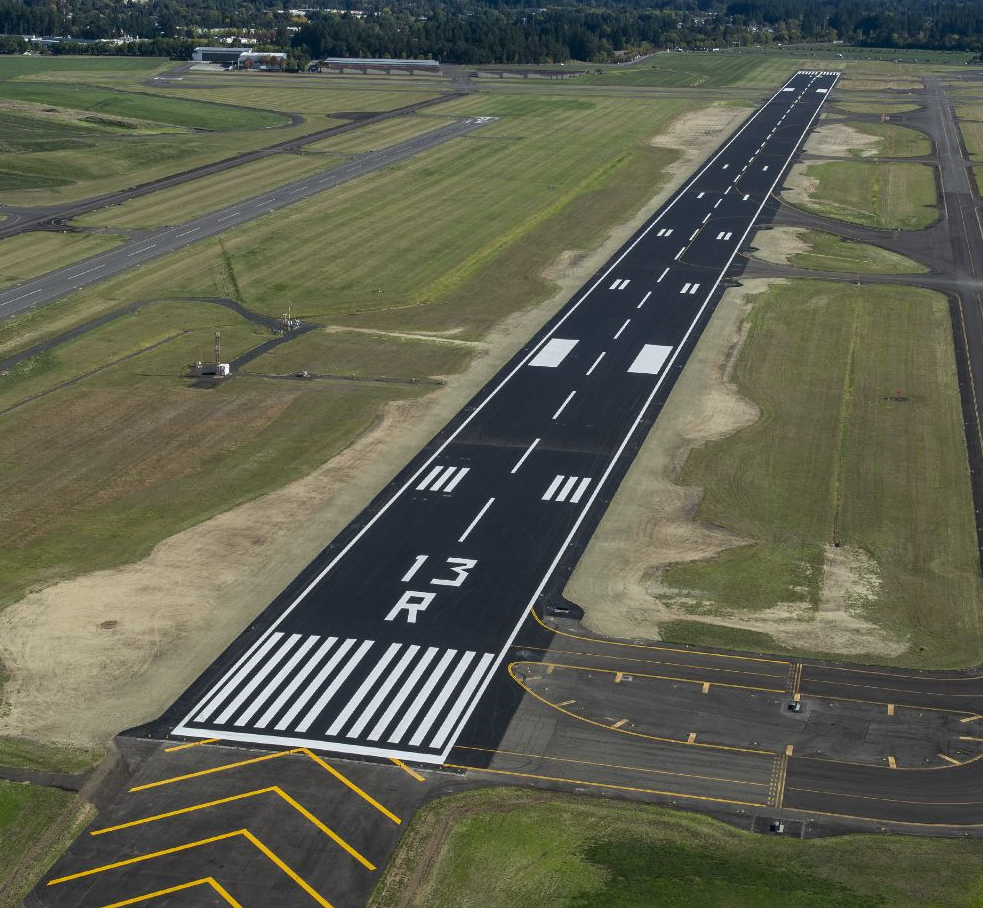
#> input picture images/2.png, 983 x 908 px, found by its file name
$ python hough_accumulator.py
#> lines starting #> are read from the running program, lines starting #| are printed output that depends on the picture; after the words box and inside, x2 and y2 are one past the last pixel; in counts of white or black regions, pixels touching at a corner belong together

# imports
import numpy as np
import cv2
import matplotlib.pyplot as plt


# The Hough Transform is a popular algorithm for detecting any shape that can
# be represented in a parametric mathmatical form in binary images. This
# usually means that images need to be thresholded or filtered prior to running
# the Hough Transform.

# read in shapes image and convert to grayscale
shapes = cv2.imread('images/2.png')
#> shapes is the input picture: shape (908, 983, 3); mean B, G, R 79.9, 95.6, 93.9
cv2.imshow('Original Image', shapes)
cv2.waitKey(0)
cv2.destroyAllWindows()
shapes_grayscale = cv2.cvtColor(shapes, cv2.COLOR_RGB2GRAY)
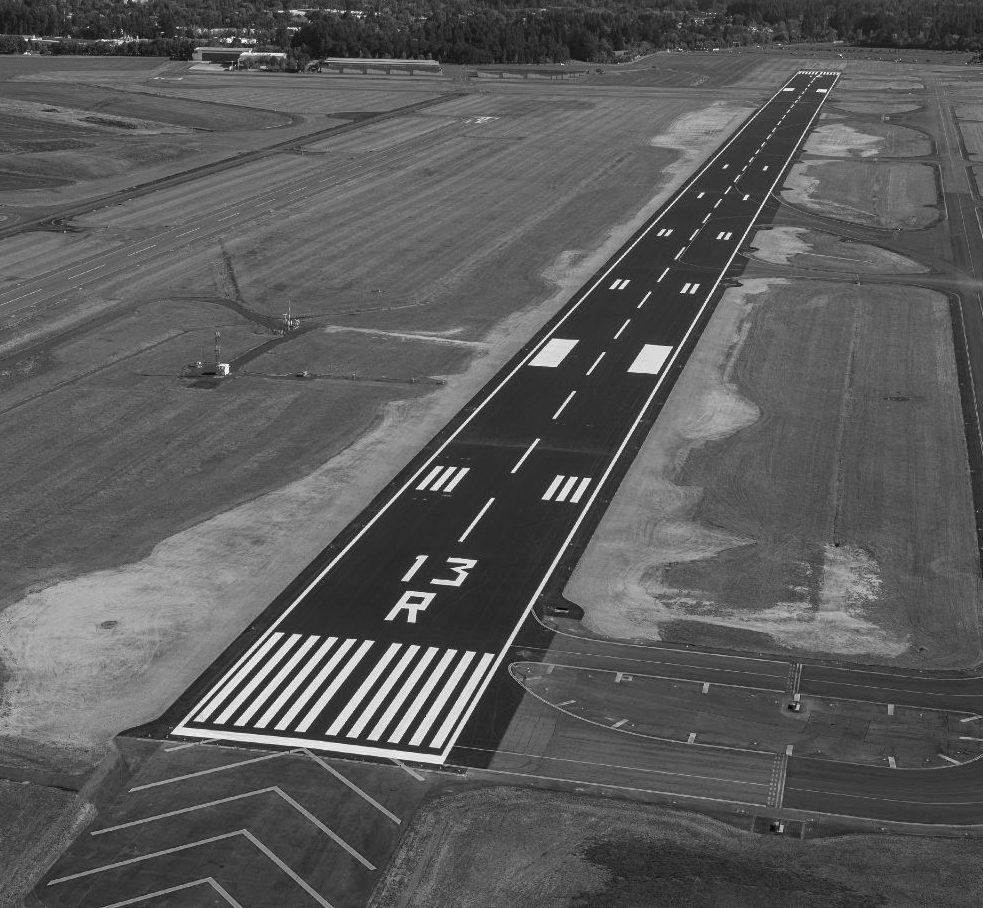
#> shapes_grayscale: shape (908, 983); min 1, max 255, mean 90.7

# blur image (this will help clean up noise for Canny Edge Detection)
# see Chapter 2.0 for Guassian Blur or check OpenCV documentation
shapes_blurred = cv2.GaussianBlur(shapes_grayscale, (5, 5), 1.5)

# find Canny Edges and show resulting image
canny_edges = cv2.Canny(shapes_blurred, 100, 200)
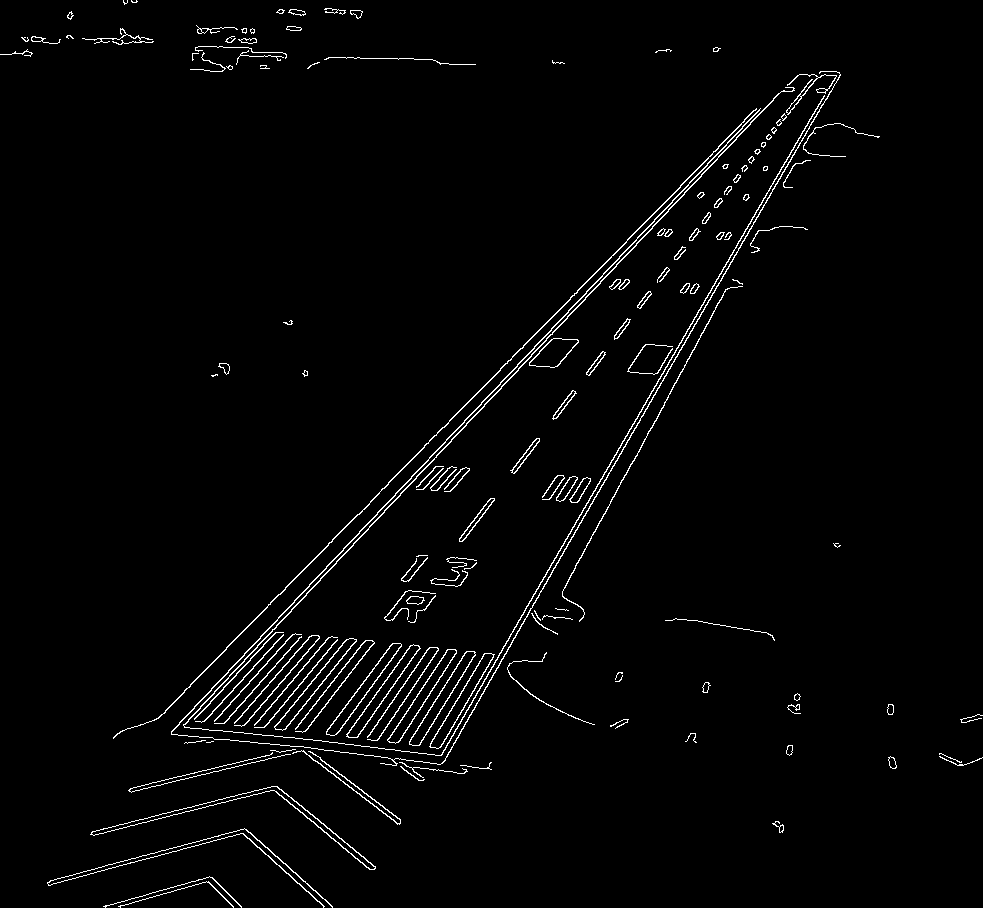
#> canny_edges: shape (908, 983); 2.1% white in thin lines or dots
cv2.imshow('Canny Edges', canny_edges)
cv2.waitKey(0)
cv2.destroyAllWindows()
########################################### HOUGH LINES FROM SCRATCH USING NUMPY
# Step 1: The Hough transform needs a binary edges images.  For this particular
# python file, I used the openCV built in Class Canny to create this edge image
# from the original shapes.png file.

# This is the function that will build the Hough Accumulator for the given image
def hough_lines_acc(img, rho_resolution=1, theta_resolution=1):
    ''' A function for creating a Hough Accumulator for lines in an image. '''
    height, width = img.shape # we need heigth and width to calculate the diag
    img_diagonal = np.ceil(np.sqrt(height**2 + width**2)) # a**2 + b**2 = c**2
    rhos = np.arange(-img_diagonal, img_diagonal + 1, rho_resolution)
    thetas = np.deg2rad(np.arange(-90, 90, theta_resolution))

    # create the empty Hough Accumulator with dimensions equal to the size of
    # rhos and thetas
    H = np.zeros((len(rhos), len(thetas)), dtype=np.uint64)
    y_idxs, x_idxs = np.nonzero(img) # find all edge (nonzero) pixel indexes

    for i in range(len(x_idxs)): # cycle through edge points
        x = x_idxs[i]
        y = y_idxs[i]

        for j in range(len(thetas)): # cycle through thetas and calc rho
            rho = int((x * np.cos(thetas[j]) +
                       y * np.sin(thetas[j])) + img_diagonal)
            H[rho, j] += 1

    return H, rhos, thetas


# This is a simple peaks function that just finds the indicies of the number
# of maximum values equal to num_peaks.  You have to be careful here though, if
# there's any noise in the image it will like create a 'pocket' of local maxima
# values.  This function ignores this and in turn has the tendancy to return
# multiple lines along an actual line in the image.
def hough_simple_peaks(H, num_peaks):
    ''' A function that returns the number of indicies = num_peaks of the
        accumulator array H that correspond to local maxima. '''
    indices =  np.argpartition(H.flatten(), -2)[-num_peaks:]
    return np.vstack(np.unravel_index(indices, H.shape)).T


# This more advance Hough peaks funciton has threshold and nhood_size arguments
# threshold will threshold the peak values to be above this value if supplied,
# where as nhood_size will surpress the surrounding pixels centered around
# the local maximum after that value has been assigned as a peak.  This will
# force the algorithm to look eslwhere after it's already selected a point from
# a 'pocket' of local maxima.
def hough_peaks(H, num_peaks, threshold=0, nhood_size=3):
    ''' A function that returns the indicies of the accumulator array H that
        correspond to a local maxima.  If threshold is active all values less
        than this value will be ignored, if neighborhood_size is greater than
        (1, 1) this number of indicies around the maximum will be surpessed. '''
    # loop through number of peaks to identify
    indicies = []
    H1 = np.copy(H)
    for i in range(num_peaks):
        idx = np.argmax(H1) # find argmax in flattened array
        H1_idx = np.unravel_index(idx, H1.shape) # remap to shape of H
        indicies.append(H1_idx)

        # surpess indicies in neighborhood
        idx_y, idx_x = H1_idx # first separate x, y indexes from argmax(H)
        # if idx_x is too close to the edges choose appropriate values
        if (idx_x - (nhood_size/2)) < 0: min_x = 0
        else: min_x = idx_x - (nhood_size/2)
        if ((idx_x + (nhood_size/2) + 1) > H.shape[1]): max_x = H.shape[1]
        else: max_x = idx_x + (nhood_size/2) + 1

        # if idx_y is too close to the edges choose appropriate values
        if (idx_y - (nhood_size/2)) < 0: min_y = 0
        else: min_y = idx_y - (nhood_size/2)
        if ((idx_y + (nhood_size/2) + 1) > H.shape[0]): max_y = H.shape[0]
        else: max_y = idx_y + (nhood_size/2) + 1

        # bound each index by the neighborhood size and set all values to 0
        for x in range(int(min_x), int(max_x)):
            for y in range(int(min_y), int(max_y)):
                # remove neighborhoods in H1
                H1[y, x] = 0

                # highlight peaks in original H
                if (x == min_x or x == (max_x - 1)):
                    H[y, x] = 255
                if (y == min_y or y == (max_y - 1)):
                    H[y, x] = 255

    # return the indicies and the original Hough space with selected points
    return indicies, H


# a simple funciton used to plot a Hough Accumulator
def plot_hough_acc(H, plot_title='Hough Accumulator Plot'):
    ''' A function that plot a Hough Space using Matplotlib. '''
    fig = plt.figure(figsize=(10, 10))
    fig.canvas.manager.set_window_title(plot_title)

    plt.imshow(H, cmap='jet')

    plt.xlabel('Theta Direction'), plt.ylabel('Rho Direction')
    plt.tight_layout()
    plt.show()


# drawing the lines from the Hough Accumulatorlines using OpevCV cv2.line
def hough_lines_draw(img, indicies, rhos, thetas):
    ''' A function that takes indicies a rhos table and thetas table and draws
        lines on the input images that correspond to these values. '''
    for i in range(len(indicies)):
        # reverse engineer lines from rhos and thetas
        rho = rhos[indicies[i][0]]
        theta = thetas[indicies[i][1]]
        a = np.cos(theta)
        b = np.sin(theta)
        x0 = a*rho
        y0 = b*rho
        # these are then scaled so that the lines go off the edges of the image
        x1 = int(x0 + 1000*(-b))
        y1 = int(y0 + 1000*(a))
        x2 = int(x0 - 1000*(-b))
        y2 = int(y0 - 1000*(a))

        cv2.line(img, (x1, y1), (x2, y2), (0, 255, 0), 2)


# run hough_lines_accumulator on the shapes canny_edges image
H, rhos, thetas = hough_lines_acc(canny_edges)
#> in hough_lines_acc, `y_idxs, x_idxs = np.nonzero(img)`: y_idxs = 19087 values from 0 to 907; x_idxs = 19087 values, max 982 at index 14471, min 0 at index 872, mean 449.7
#> the loop in hough_lines_acc, `for i in range(len(x_idxs)):` made 19087 passes
#> (x, y) on passes 1 to 3: (123, 0), (127, 0), (131, 0)
#> after the loop in hough_lines_acc, `for i in range(len(x_idxs)):`:
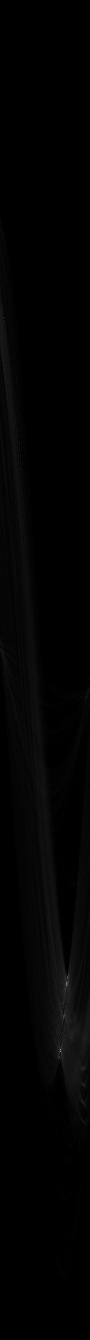
#> H: shape (2679, 180) uint64 (shown at 1/2 size); min 0, max 625, mean 7.1; drawn with min black and max white
#> rhos = 2679 values from -1339 to 1339; thetas = 180 values from -1.57 to 1.55
indicies, H = hough_peaks(H, 3, nhood_size=11) # find peaks
#> the loop in hough_peaks, `for i in range(num_peaks):` made 3 passes
#> (idx, idx_y, idx_x, min_x, max_x, min_y, max_y) on passes 1 to 3: (378480, 2102, 120, 114.5, 126.5, 2096.5, 2108.5), (354193, 1967, 133, 127.5, 139.5, 1961.5, 1973.5), (352395, 1957, 135, 129.5, 141.5, 1951.5, 1963.5)
#> after the loop in hough_peaks, `for i in range(num_peaks):`:
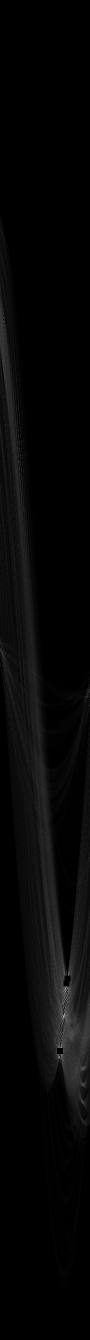
#> H1: shape (2679, 180) uint64 (shown at 1/2 size); 0.09% of pixels changed, all inside (x1, y1, x2, y2) = (114, 1951, 141, 2108); drawn with min black and max white
#> after the loop in hough_peaks, `for i in range(num_peaks):`: indicies = [(2102, 120), (1967, 133), (1957, 135)]
#> indicies = [(2102, 120), (1967, 133), (1957, 135)]
plot_hough_acc(H) # plot hough space, brighter spots have higher votes
hough_lines_draw(shapes, indicies, rhos, thetas)
#> the loop in hough_lines_draw, `for i in range(len(indicies)):` made 3 passes
#> (rho, theta, a, b, x0, y0, x1, y1) on passes 1 to 3: (763, 0.524, 0.866, 0.5, 660.8, 381.5, 160, 1247), (628, 0.75, 0.731, 0.682, 459.3, 428.3, -222, 1159), (618, 0.785, 0.707, 0.707, 437, 437, -270, 1144)
#> after the loop in hough_lines_draw, `for i in range(len(indicies)):`:
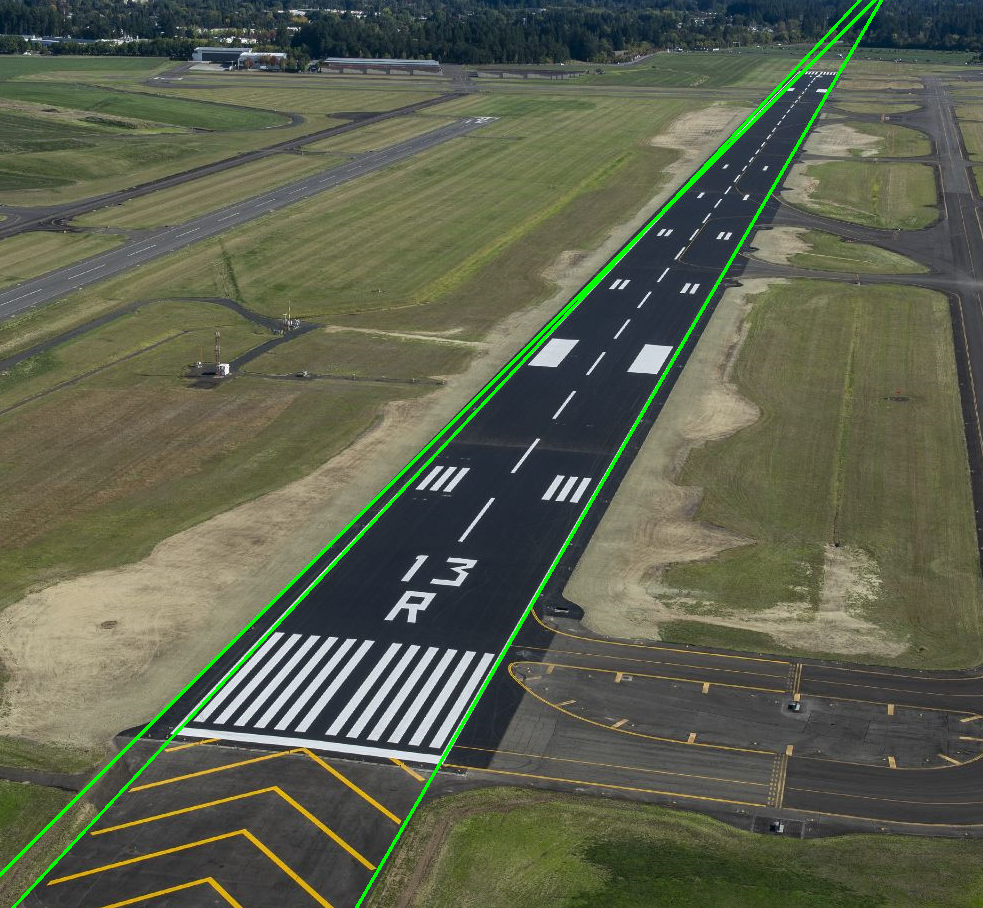
#> img: shape (908, 983, 3); mean B, G, R 78.3, 97.4, 92.4

# Show image with manual Hough Transform Lines
cv2.imshow('Major Lines: Manual Hough Transform', shapes)
cv2.waitKey(0)
cv2.destroyAllWindows()
